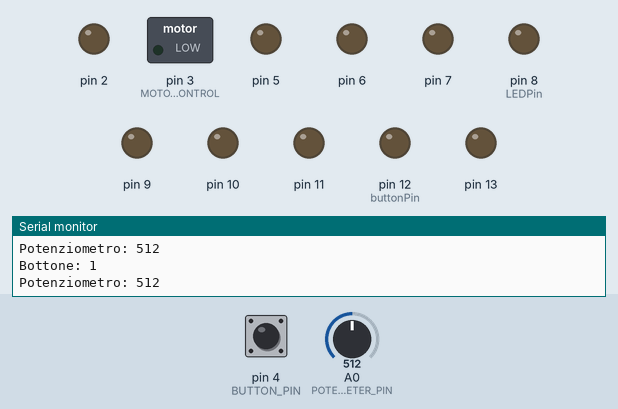
Simulated run of this sketch. Board: Arduino Uno, built with avr-gcc and run on an emulated ATmega328P. On the bench: switched loads named in the sketch (green lamp = pin HIGH), output pins drawn as LEDs (lit = HIGH), the last lines printed to the serial monitor. Inputs (shaded band) come from the test bench; at power-on: pin 4 (BUTTON_PIN) HIGH, A0 (POTENTIOMETER_PIN) = 512.

Above: at 1.2 s.
1.3 s: pin 4 (BUTTON_PIN) pulled LOW for 0.15 s
At 2.7 s:
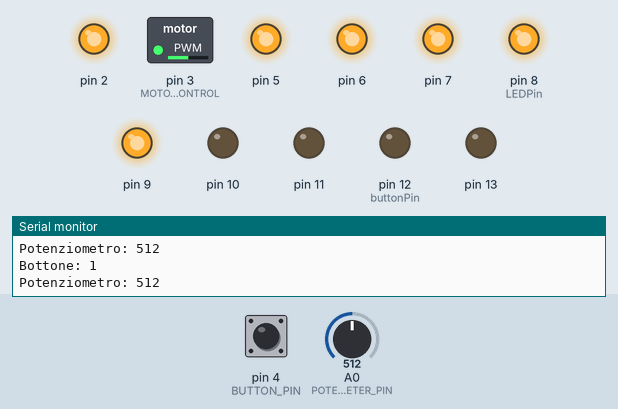
3.0 s: A0 (POTENTIOMETER_PIN) set to 490
At 4.2 s:
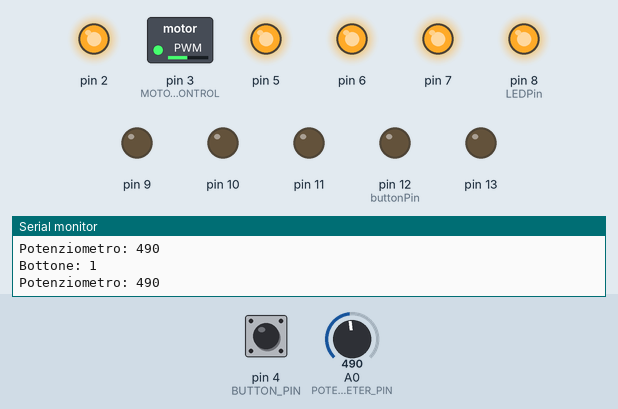
4.5 s: A0 (POTENTIOMETER_PIN) set to 90
At 5.7 s:
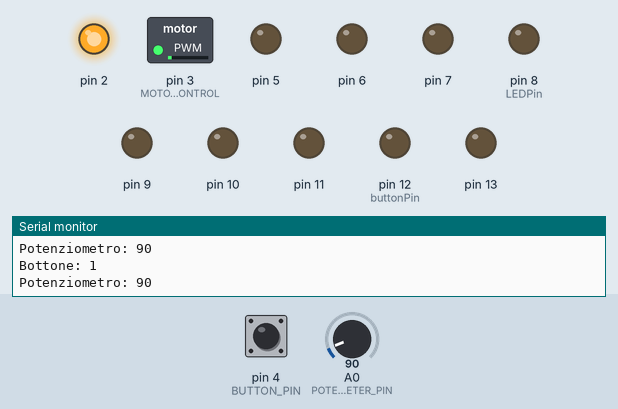
6.0 s: A0 (POTENTIOMETER_PIN) set to 110
At 7.2 s:
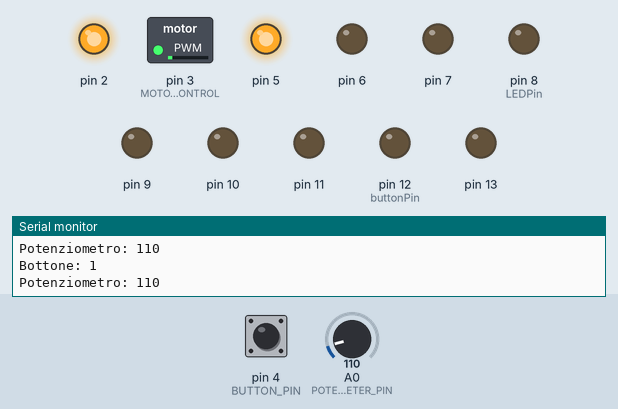
7.5 s: A0 (POTENTIOMETER_PIN) set to 0
At 8.7 s:
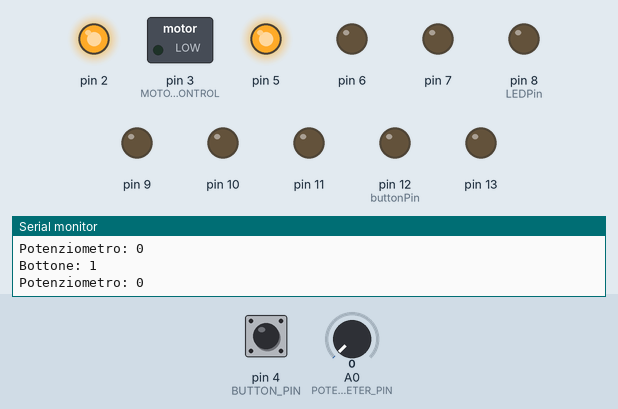
9.0 s: A0 (POTENTIOMETER_PIN) set to 306
At 10.3 s:
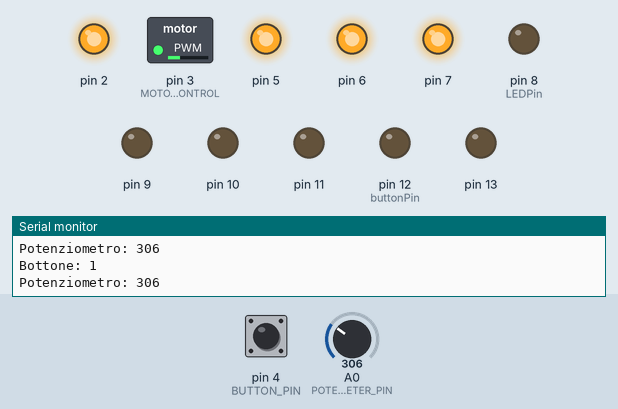
Timing chart, 0 to 11.5 s (numbered marks = the images above; inputs shaded):
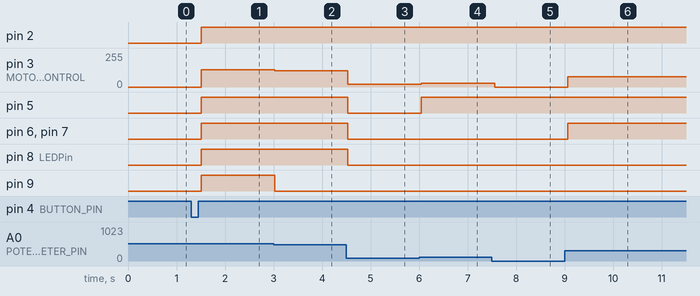

The sketch:

Potenziometro.ino
```cpp
#define POTENTIOMETER_PIN A0
#define BUTTON_PIN 4
#define MOTORCONTROL 3

int LEDState = 0;
int LEDPin=8;
int buttonPin=12;
int buttonNew;
int buttonOld=1;

void setup()
{
  Serial.begin(9600);
  pinMode(BUTTON_PIN, INPUT_PULLUP);
  pinMode(MOTORCONTROL, OUTPUT);
  pinMode(2, OUTPUT);
  pinMode(5, OUTPUT);
  pinMode(6, OUTPUT);
  pinMode(7, OUTPUT);
  pinMode(8, OUTPUT);
  pinMode(9, OUTPUT);
  pinMode(10, OUTPUT);
  pinMode(11, OUTPUT);
  pinMode(12, OUTPUT);
  pinMode(13, OUTPUT);
}

void loop()
{
  Serial.print("Bottone: ");
  Serial.println(digitalRead(BUTTON_PIN));

  Serial.print("Potenziometro: ");
  Serial.println(analogRead(POTENTIOMETER_PIN));
  int potenziometro = analogRead(POTENTIOMETER_PIN);


  buttonNew=digitalRead(BUTTON_PIN);
  if(buttonOld==0 && buttonNew==1){
    if (LEDState==0){
      LEDState=1;
    }
    else{
      LEDState=0;
    }
  }
  buttonOld=buttonNew;
  if(LEDState == 1) {
    analogWrite(MOTORCONTROL, potenziometro/4);
  } else {
    analogWrite(MOTORCONTROL, 0);
  }

  if(LEDState == 0)
  {
    digitalWrite(2,LOW);
    digitalWrite(5,LOW);
    digitalWrite(6,LOW);
    digitalWrite(7,LOW);
    digitalWrite(8,LOW);
    digitalWrite(9,LOW);
    digitalWrite(10,LOW);
    digitalWrite(11,LOW);
    digitalWrite(12,LOW);
    digitalWrite(13,LOW);
  } else {

  if(potenziometro>0 && potenziometro <=100)
  {
    digitalWrite(2,HIGH);
    digitalWrite(5,LOW);
    digitalWrite(6,LOW);
    digitalWrite(7,LOW);
    digitalWrite(8,LOW);
    digitalWrite(9,LOW);
    digitalWrite(10,LOW);
    digitalWrite(11,LOW);
    digitalWrite(12,LOW);
    digitalWrite(13,LOW);
  }
  if(potenziometro>100 && potenziometro <=200)
  {
    digitalWrite(2,HIGH);
    digitalWrite(5,HIGH);
    digitalWrite(6,LOW);
    digitalWrite(7,LOW);
    digitalWrite(8,LOW);
    digitalWrite(9,LOW);
    digitalWrite(10,LOW);
    digitalWrite(11,LOW);
    digitalWrite(12,LOW);
    digitalWrite(13,LOW);
  }
  if(potenziometro>200 && potenziometro <=300)
  {
    digitalWrite(2,HIGH);
    digitalWrite(5,HIGH);
    digitalWrite(6,HIGH);
    digitalWrite(7,LOW);
    digitalWrite(8,LOW);
    digitalWrite(9,LOW);
    digitalWrite(10,LOW);
    digitalWrite(11,LOW);
    digitalWrite(12,LOW);
    digitalWrite(13,LOW);
  }
  if(potenziometro>300 && potenziometro <=400)
  {
    digitalWrite(2,HIGH);
    digitalWrite(5,HIGH);
    digitalWrite(6,HIGH);
    digitalWrite(7,HIGH);
    digitalWrite(8,LOW);
    digitalWrite(9,LOW);
    digitalWrite(10,LOW);
    digitalWrite(11,LOW);
    digitalWrite(12,LOW);
    digitalWrite(13,LOW);
  }
  if(potenziometro>400 && potenziometro <=500)
  {
    digitalWrite(2,HIGH);
    digitalWrite(5,HIGH);
    digitalWrite(6,HIGH);
    digitalWrite(7,HIGH);
    digitalWrite(8,HIGH);
    digitalWrite(9,LOW);
    digitalWrite(10,LOW);
    digitalWrite(11,LOW);
    digitalWrite(12,LOW);
    digitalWrite(13,LOW);
  }
  if(potenziometro>500 && potenziometro <=600)
  {
    digitalWrite(2,HIGH);
    digitalWrite(5,HIGH);
    digitalWrite(6,HIGH);
    digitalWrite(7,HIGH);
    digitalWrite(8,HIGH);
    digitalWrite(9,HIGH);
    digitalWrite(10,LOW);
    digitalWrite(11,LOW);
    digitalWrite(12,LOW);
    digitalWrite(13,LOW);
  }
  if(potenziometro>600 && potenziometro <=700)
  {
    digitalWrite(2,HIGH);
    digitalWrite(5,HIGH);
    digitalWrite(6,HIGH);
    digitalWrite(7,HIGH);
    digitalWrite(8,HIGH);
    digitalWrite(9,HIGH);
    digitalWrite(10,HIGH);
    digitalWrite(11,LOW);
    digitalWrite(12,LOW);
    digitalWrite(13,LOW);
  }
  if(potenziometro>700 && potenziometro <=800)
  {
    digitalWrite(2,HIGH);
    digitalWrite(5,HIGH);
    digitalWrite(6,HIGH);
    digitalWrite(7,HIGH);
    digitalWrite(8,HIGH);
    digitalWrite(9,HIGH);
    digitalWrite(10,HIGH);
    digitalWrite(11,HIGH);
    digitalWrite(12,LOW);
    digitalWrite(13,LOW);
  }
  if(potenziometro>800 && potenziometro <=900)
  {
    digitalWrite(2,HIGH);
    digitalWrite(5,HIGH);
    digitalWrite(6,HIGH);
    digitalWrite(7,HIGH);
    digitalWrite(8,HIGH);
    digitalWrite(9,HIGH);
    digitalWrite(10,HIGH);
    digitalWrite(11,HIGH);
    digitalWrite(12,HIGH);
    digitalWrite(13,LOW);
  }
  if(potenziometro>900 && potenziometro <=1024)
  {
    digitalWrite(2,HIGH);
    digitalWrite(5,HIGH);
    digitalWrite(6,HIGH);
    digitalWrite(7,HIGH);
    digitalWrite(8,HIGH);
    digitalWrite(9,HIGH);
    digitalWrite(10,HIGH);
    digitalWrite(11,HIGH);
    digitalWrite(12,HIGH);
    digitalWrite(13,HIGH);
  }
  }

  delay(100);
}
```

Measured:
- after the input at 1.3 s, pin 2, pin 5–7, pin 8 (LEDPin), pin 9: LOW → HIGH after 0.21 s; pin 3 (MOTORCONTROL): 0/255 → 128/255 after 0.21 s
- after the input at 3.0 s, pin 3 (MOTORCONTROL): 128/255 → 122/255 at once; pin 9: HIGH → LOW at once
- after the input at 4.5 s, pin 3 (MOTORCONTROL): 122/255 → 22/255 at once; pin 5–7, pin 8 (LEDPin): HIGH → LOW at once
- after the input at 6.0 s, pin 3 (MOTORCONTROL): 22/255 → 27/255 at once; pin 5: LOW → HIGH at once
- after the input at 7.5 s, pin 3 (MOTORCONTROL): 27/255 → 0/255 after 0.05 s
- after the input at 9.0 s, pin 3 (MOTORCONTROL): 0/255 → 76/255 after 0.06 s; pin 6, pin 7: LOW → HIGH after 0.06 s
